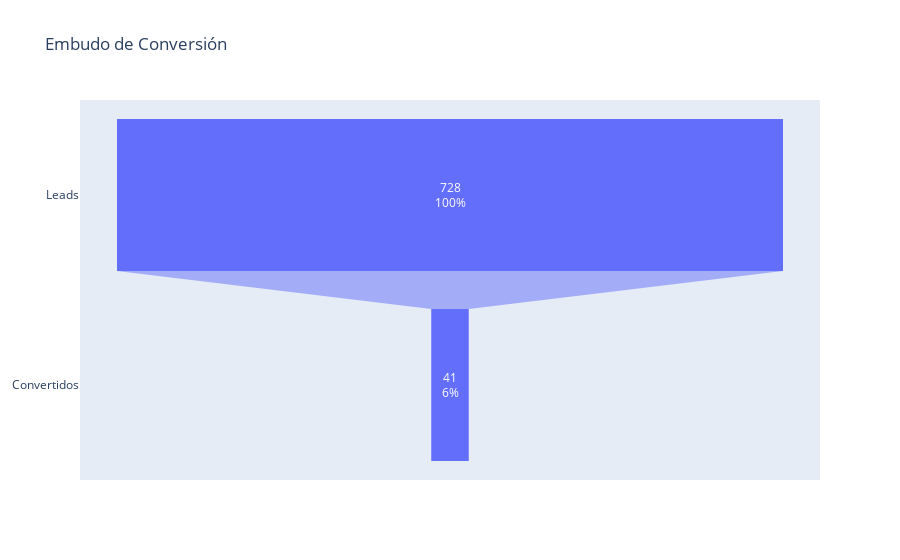

The notebook cell this image was saved under:
### Code cell
converted_df = campaign_numerator_df[campaign_numerator_df["converted"] == True]

funnel_fig = go.Figure(go.Funnel(
    y=["Leads", "Convertidos"],
    x=[len(campaign_base_df), len(converted_df)],
    textinfo="value+percent previous"
))
funnel_fig.update_layout(title="Embudo de Conversión")
funnel_fig.show()

### Figure 1 — Plotly figure (JSON) as saved in the notebook; plotly's stock layout.template omitted (floating-point values rounded to 4 significant figures)
{"data": [{"textinfo": "value+percent previous", "type": "funnel", "x": [728, 41], "y": ["Leads", "Convertidos"]}], "layout": {"title": {"text": "Embudo de Conversión"}}}
